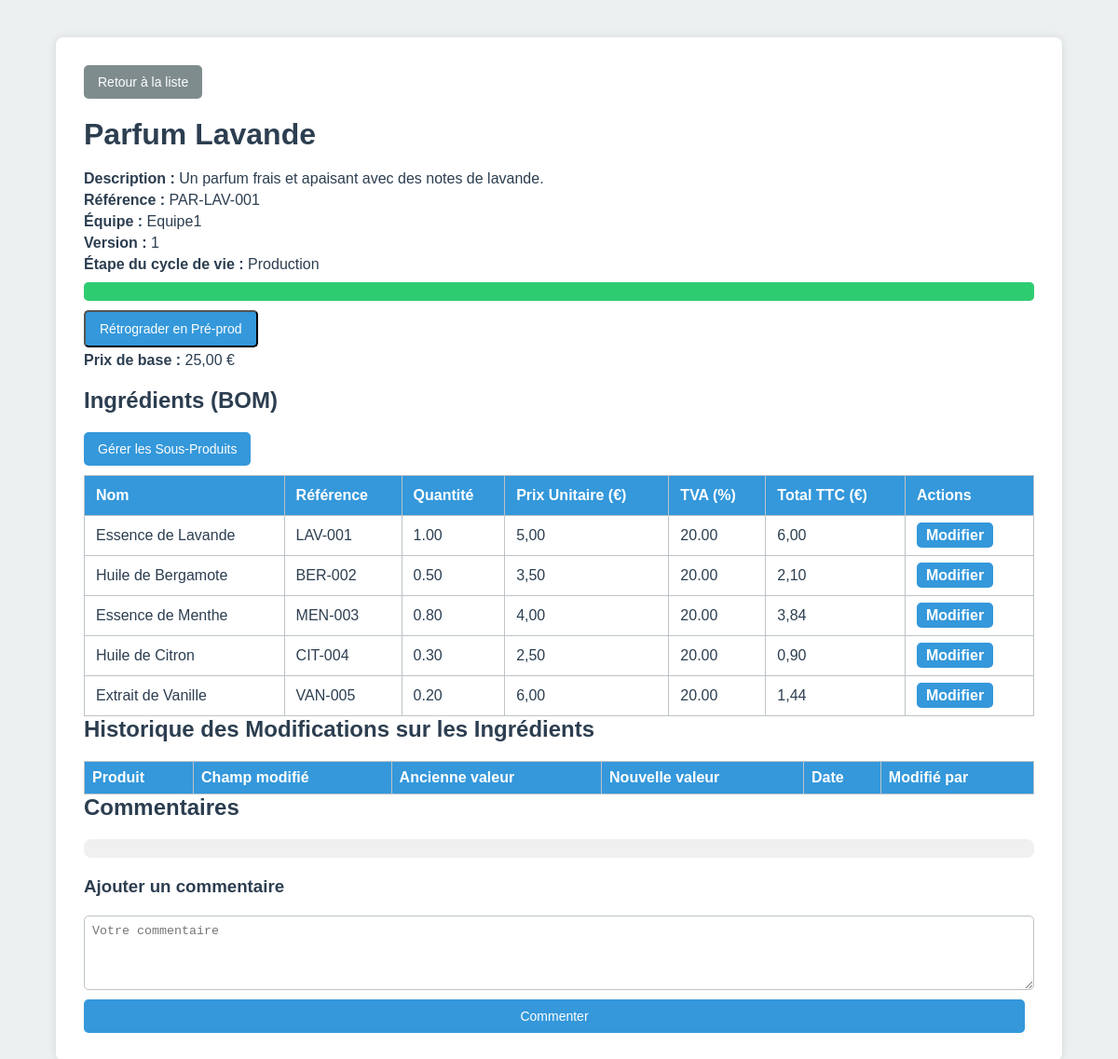
/parfum_detail.php?id=1 (signed in), run on the app's committed database.
### tables this page shows
CREATE TABLE IF NOT EXISTS parfums (
  id INT AUTO_INCREMENT PRIMARY KEY,
  name VARCHAR(100) NOT NULL,
  description TEXT,
  price DECIMAL(10,2) NOT NULL DEFAULT 0,
  team VARCHAR(50) DEFAULT 'Equipe1',
  version INT DEFAULT 1,
  lifecycle_stage VARCHAR(50) DEFAULT 'Développement',
  reference VARCHAR(100) UNIQUE
);

CREATE TABLE IF NOT EXISTS ingredients (
  id INT AUTO_INCREMENT PRIMARY KEY,
  parfum_id INT NOT NULL,
  name VARCHAR(100) NOT NULL,
  reference VARCHAR(100),
  quantity DECIMAL(10,2) DEFAULT 1.00,
  unit_price DECIMAL(10,2) DEFAULT 5.00,
  tva DECIMAL(4,2) DEFAULT 20.00,
  FOREIGN KEY (parfum_id) REFERENCES parfums(id) ON DELETE CASCADE
);

### src/parfum_detail.php (the view, shortened to what this page needs)
<?php
$mysqli = new mysqli("db", "root", "root", "plm");
$id = $_GET['id'] ?? '';
$user_roles = explode(',', $_SESSION['role'] ?? '');
$is_admin = in_array('admin', $user_roles);
$is_manager = in_array('manager', $user_roles);
$stmt = $mysqli->prepare("SELECT name, description, price, team, version, lifecycle_stage, reference FROM parfums WHERE id=?");
$stmt->bind_param("i", $id);
$stmt->execute();
$stmt->store_result();
$stmt->bind_result($name, $description, $price, $team, $version, $lifecycle_stage, $reference);
$ing_result = $mysqli->query("SELECT id, name, reference, quantity, unit_price, tva FROM ingredients WHERE parfum_id=$id");
?>
<!DOCTYPE html>
<html lang="fr">
<head>
  <link rel="stylesheet" href="styles.css">
</head>
<body>
<div class="container">
  <div class="header-actions">
    <a href="list_parfums.php" class="btn btn-secondary">Retour à la liste</a>
  </div>
  <h1><?php echo htmlspecialchars($name); ?></h1>
  <div class="info-block">
    <p><strong>Description :</strong> <?php echo nl2br(htmlspecialchars($description)); ?></p>
    <p><strong>Référence :</strong> <?php echo htmlspecialchars($reference); ?></p>
    <p><strong>Équipe :</strong> <?php echo htmlspecialchars($team); ?></p>
    <p><strong>Version :</strong> <?php echo htmlspecialchars($version); ?></p>
    <p><strong>Étape du cycle de vie :</strong> <?php echo htmlspecialchars($lifecycle_stage); ?></p>
    <div class="progress-bar"><div class="progress-bar-inner"></div></div>
    <?php if ($is_admin || $is_manager): ?>
      <form method="post">
        <?php if ($lifecycle_stage === 'R&D'): ?>
          <button name="change_stage" value="Pré-prod" class="btn">Passer en Pré-prod</button>
        <?php elseif ($lifecycle_stage === 'Pré-prod'): ?>
          <button name="change_stage" value="Production" class="btn">Passer en Prod</button>
        <?php elseif ($lifecycle_stage === 'Production'): ?>
          <button name="change_stage" value="Pré-prod" class="btn">Rétrograder en Pré-prod</button>
        <?php endif; ?>
      </form>
    <?php endif; ?>
    <p><strong>Prix de base :</strong> <?php echo number_format($price, 2, ',', ' '); ?> €</p>
  </div>
  <h2>Ingrédients (BOM)</h2>
  <p><a href="manage_ingredients.php?parfum_id=<?php echo $id; ?>" class="btn">Gérer les Sous-Produits</a></p>
  <table>
    <thead>
      <tr>
        <th>Nom</th>
        <th>Référence</th>
        <th>Quantité</th>
        <th>Prix Unitaire (€)</th>
        <th>TVA (%)</th>
        <th>Total TTC (€)</th>
        <?php if ($is_admin || $is_manager): ?>
          <th>Actions</th>
        <?php endif; ?>
      </tr>
    </thead>
    <tbody>
      <?php while($ing = $ing_result->fetch_assoc()):
        $unit = $ing['unit_price'];
        $tva = $ing['tva'];
        $qty = $ing['quantity'];
        $total_ht = $unit * $qty;
        $total_ttc = $total_ht * (1 + $tva/100);
      ?>
      <tr>
        <td><?php echo htmlspecialchars($ing['name']); ?></td>
        <td><?php echo htmlspecialchars($ing['reference']); ?></td>
        <td><?php echo $qty; ?></td>
        <td><?php echo number_format($unit, 2, ',', ' '); ?></td>
        <td><?php echo $tva; ?></td>
        <td><?php echo number_format($total_ttc, 2, ',', ' '); ?></td>
        <?php if ($is_admin || $is_manager): ?>
          <td><a href="edit_ingredient.php?id=<?php echo $ing['id']; ?>" class="btn-edit">Modifier</a></td>
        <?php endif; ?>
      </tr>
      <?php endwhile; ?>
    </tbody>
  </table>
  <h2>Historique des Modifications sur les Ingrédients</h2>
  <table class="history-table">
    <thead>
      <tr>
        <th>Produit</th>
        <th>Champ modifié</th>
        <th>Ancienne valeur</th>
        <th>Nouvelle valeur</th>
        <th>Date</th>
        <th>Modifié par</th>
      </tr>
    </thead>
  </table>
  <h2>Commentaires</h2>
  <div class="comments-section" style="max-height:300px; overflow:auto;">
  </div>
  <h3>Ajouter un commentaire</h3>
  <form method="post" id="commentForm">
    <textarea name="message" required placeholder="Votre commentaire"></textarea>
    <button type="submit" name="new_comment" class="btn">Commenter</button>
  </form>
</div>
</body>
</html>

### src/styles.css (style rules this page uses)
* { margin: 0; padding: 0; box-sizing: border-box; }
body { font-family: Arial, sans-serif; background: #ecf0f1; color: #2c3e50; display: flex; min-height: 100vh; }
h1, h2, h3 { margin-bottom: 20px; color: #2c3e50; }
table { width: 100%; border-collapse: collapse; margin-top: 10px; background: #fff; }
table, th, td { border: 1px solid #bdc3c7; }
table th { background: #3498db; color: #fff; padding: 12px; text-align: left; }
table td { padding: 12px; border-bottom: 1px solid #bdc3c7; }
.comments-section { background-color: #f0f0f0; padding: 10px; border-radius: 8px; max-height: 200px; overflow-y: auto; }
#commentForm { margin-top: 10px; display: flex; flex-direction: column; }
#commentForm input, #commentForm textarea { margin-bottom: 10px; padding: 8px; border-radius: 5px; border: 1px solid #bdc3c7; }
#commentForm button { padding: 10px; background-color: #3498db; color: #fff; border: none; border-radius: 5px; cursor: pointer; }
.container { width: 90%; max-width: 1200px; margin: 40px auto; background: #fff; padding: 20px; border-radius: 8px; box-shadow: 0 0 10px rgba(0,0,0,0.1); }
.btn { display: inline-block; padding: 10px 15px; background: #3498db; color: #fff; text-decoration: none; border-radius: 5px; margin-right: 10px; font-size: 14px; transition: background 0.3s; }
.btn-secondary { background: #7f8c8d; }
a { color: #3498db; text-decoration: none; transition: color 0.3s; }
.header-actions { margin-bottom: 20px; display: flex; justify-content: space-between; align-items: center; }
.header-actions .btn { margin: 0; }
.btn-edit { background: #3498db; color: #fff; padding: 5px 10px; border-radius: 5px; text-decoration: none; transition: background 0.3s; margin-right: 5px; }
.btn-edit, .btn-delete { color: #fff !important; font-weight: bold; }

### data on the page
parfums: name "Parfum Lavande", description "Un parfum frais et apaisant avec des notes de lavande.", reference "PAR-LAV-001", team "Equipe1", version "1", lifecycle_stage "Production", price "25,00"
ingredients: name "Essence de Lavande", reference "LAV-001", quantity "1.00", unit_price "5,00", tva "20.00", total_ttc "6,00"
ingredients: name "Huile de Bergamote", reference "BER-002", quantity "0.50", unit_price "3,50", tva "20.00", total_ttc "2,10"
ingredients: name "Essence de Menthe", reference "MEN-003", quantity "0.80", unit_price "4,00", tva "20.00", total_ttc "3,84"
ingredients: name "Huile de Citron", reference "CIT-004", quantity "0.30", unit_price "2,50", tva "20.00", total_ttc "0,90"
ingredients: name "Extrait de Vanille", reference "VAN-005", quantity "0.20", unit_price "6,00", tva "20.00", total_ttc "1,44"
